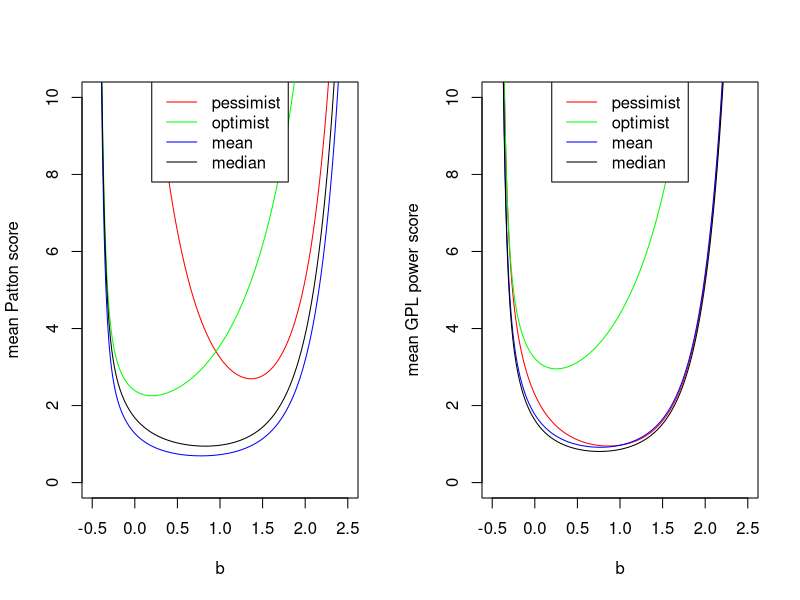

Here is the R script that generated this plot:
# Data generation
n = 100000
# You may want to use less samples to make the computations run faster:
# n = 10000
sigma = rep(1,n+1)
z = rep(0,n)
for (i in 1:n) {
  z[i] = rnorm(1, mean = 0, sd = sigma[i])
  sigma[i+1] = sqrt(0.2*z[i]^2 + 0.75*sigma[i]^2 + 0.05)
}
sigma = sigma[1:n]
y = z^2

# Forecast generation
predictions = data.frame(pessimist = rep(0.05,n), optimist = rep(5,n),
                         mean = sigma^2, median = qnorm(0.75,0,1)^2*sigma^2)

# Scoring functions
patton = function(b,x,y){
  b = rep(b,length(x))
  scores = ifelse(b == 0, y/x-log(y/x)-1,
                 ifelse(b == 1, y*log(y/x)-y+x,
                        1/(b*(b-1))*(y^b-x^b)-1/(b-1)*x^(b-1)*(y-x)))
  return(sum(scores)/length(x))
}
gpl_power = function(b,x,y){
  b = rep(b,length(x))
  scores = ifelse(b == 0, abs(log(x/y)),
                 abs((x^b-y^b)/b))
  return(sum(scores)/length(x))
}

# Calculate mean scores
b = seq(-0.5,2.5,0.01)
patton_scores = apply(predictions,2,function(x) sapply(b,function(b) patton(b,x,y)))
gpl_power_scores = apply(predictions,2,function(x) sapply(b,function(b) gpl_power(b,x,y)))

# Plot mean scores
par(mfrow = c(1,2))
cols = c("red","green","blue","black")
matplot(b,patton_scores,ylim =c(0,10),type = "l",lty = 1,col = cols,ylab = "mean Patton score")
legend("top",legend = names(predictions),
       col = cols,lty = 1)
matplot(b,gpl_power_scores,ylim =c(0,10),type = "l",lty = 1,col = cols,ylab = "mean GPL power score")
legend("top",legend = names(predictions),
       col = cols,lty = 1)
